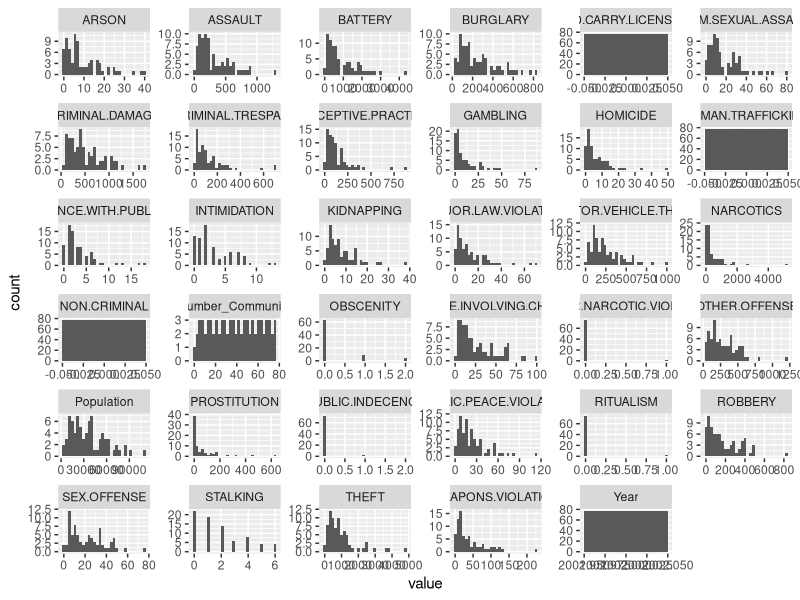

R code for this plot:
## ---- chunk 1
knitr::opts_chunk$set(echo = TRUE)

# document
# http://rmarkdown.rstudio.com

# import library
if (!require('knitr')) install.packages('knitr'); library('knitr')
if (!require('dplyr')) install.packages('dplyr'); library('dplyr') 
if (!require('ggplot2')) install.packages('ggplot2'); library('ggplot2')
if (!require('purrr')) install.packages('purrr'); library('purrr')
if (!require('tidyr')) install.packages('tidyr'); library('tidyr')
if (!require('reshape')) install.packages('reshape'); library('reshape')
# if (!require('')) install.packages(''); library('')
# if (!require('')) install.packages(''); library('')
# if (!require('')) install.packages(''); library('')
# if (!require('')) install.packages(''); library('')
## ---- chunk 2
# read in table
df = read.csv('crime_data.csv')
# fix columnnames
df = df %>% rename_all(function(x) gsub(" ", "_", x))
# select year (2000+1)
#print(colnames(df))
df = subset(df, Year==2002) 
kable(head(df[,1:7]), "simple", align = "c", row.names = FALSE)
## ---- chunk 3
#options(repr.plot.width=20, repr.plot.height=20)
df %>%
  keep(is.numeric) %>%   #negate(is.numeric) to negate numeric which has one var
  gather() %>% 
  ggplot(aes(value)) +
    facet_wrap(~ key, scales = "free") +
    geom_histogram()
## ---- chunk 4
df <- df[,c(1,2,3,4,6,7,19,20,32)]
df <- melt(df,id=c("Number_Community","Name_Community","Population","Year"))
head(df, 10)
#kable(head(df, "simple", align = "c", row.names = FALSE)
